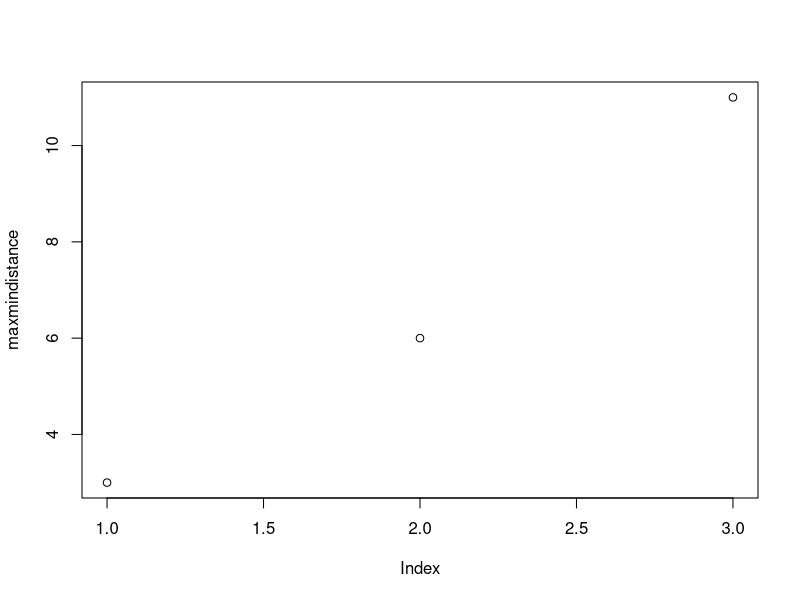
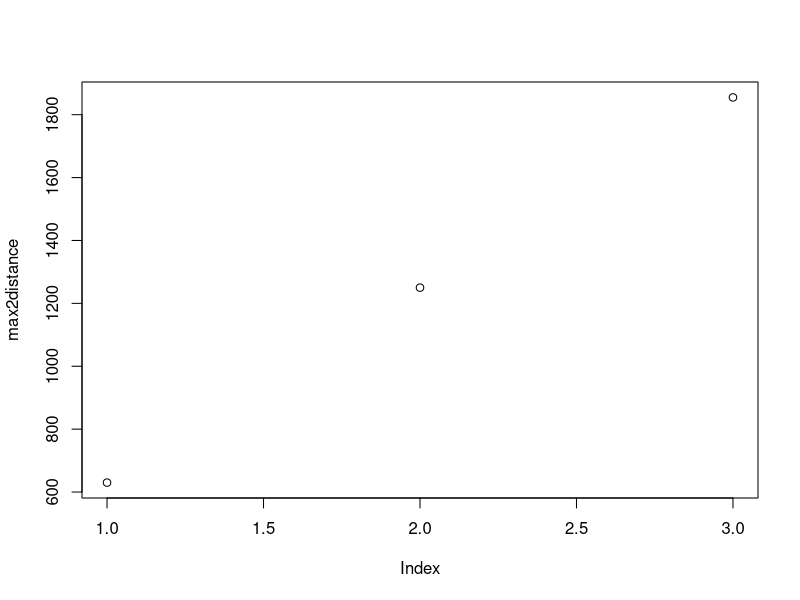
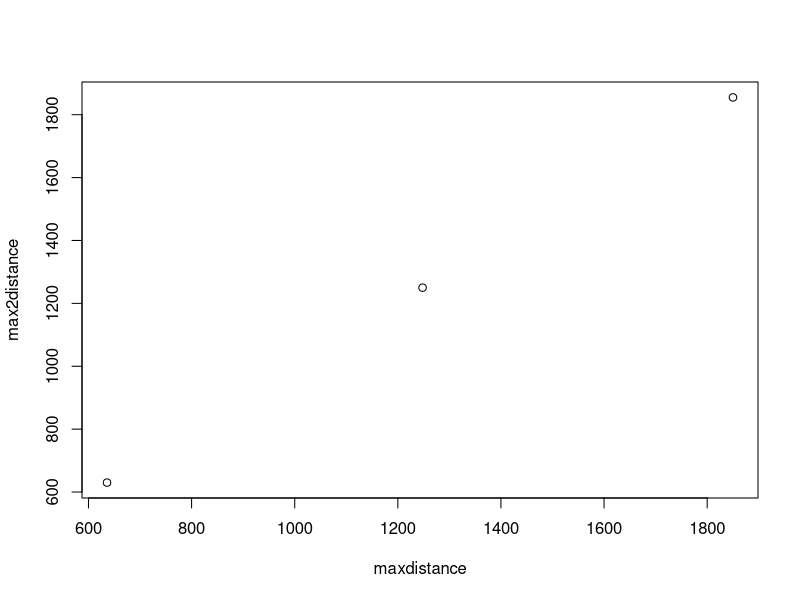

Write the R code that produced these figures, in order.
#Goal-Using genetic algorithms we seek to evolve sets of HIV alleles, represented by binary sequences, so that minimum distance between a 
# any pair of alleles is maximized.   
#This question is relevant to immunologists looking for similarities between HIV strains that aren't related by recombinations. 
#It's also relevant to computer science folks looking for to maximize minimum distance between codewords with a prescribed length. 


#S1 Functions, and Priliminaries- population, fitness functions, mutation function

#population- A function to make initial population for genetic alg. The parameters are
#nloci- number of loci, nalleles-number of alleles, and popsize- population size.  
#An individual in this population is a matrix dim(nalleles*nloci) 
#In order to efficiently perform the genetic algorthm the matrix-individual- 
#is flattened into a vector of size-nalleles*nloci


population<-function(nloci,nalleles,popsize) {
  
  pop<-list()
  for (j in 1:popsize) {
    a<-sample(c(0,1),nloci*nalleles,replace = TRUE)
     pop[[length(pop)+1]]<-a
      }
  return(pop)
}


#"matdis" fitness function 1- outputs the hamming distance between each pair of alleles.
matdis<-function(data,nloci,nalleles) {
  suma<-c()
  for (i in 0:(nalleles-2)){
    for (j in (i+1):(nalleles-1)) {
      a<-c()
      for (k in 1:nloci) {
       a[length(a)+1]<-abs(data[nloci*i+k]- data[nloci*j+k])
      }
      
      suma[length(suma)+1]<-sum(a)
    }
  }
  return(suma)
}


#mutate-function causes an individuals alleles to change, with a given probability of .2
mutate<-function(data,nloci,nalleles) {
  for (j in 1:nalleles*nloci) {          #number of positions to mutate
    coin<-rbinom(1,1,.2)
    if (coin==1){
      if(data[j]==0) {
        data[j]<-1 }
      else {data[j]<-0}
    }
  }
  return(data)
}



#S2  TWO GENETIC ALGORITHMS
#genalg<- The genetic algorithm function.  Use population list as input.
##score and sumscore outputs give a mode for determining fitness by 
#1) taking individuals with sum of pw differences  (scores)
#or 2) taking individuals that maximize the minimum differences between scores (sumScore) 

 
genAlgTotalPWDiff<-function(data,nloci,nalleles,generations) {

avgdist<-c()
maxdist<-c()
mindist<-c()
p4<-data
for (i in 1:generations) {    #loop on generations
  
  p4<-lapply(p4,mutate,nloci,nalleles)      #mutate
  score<-lapply(p4,matdis,nloci,nalleles)  #score-list of pairwise differences btwn alleles for each individual 
  
  sumScore<-lapply(score,sum)  #sum score-  sums pw differences btwn alleles (scores) for each individual.
  
  sumScore<-unlist(sumScore)
  
  #we collect this data, which is based on the goal #1 of the function. 
  avgdist<-append(avgdist,mean(unlist(sumScore)))
  maxdist<-append(maxdist,max(unlist(sumScore)))
  mindist<-append(mindist,min(unlist(sumScore)))
  
  #fitness function determined by sumScore- which is the total pw difference of an individual. 
 #scoreVector-a vector that weights fit individuals based on total pw difference btwn pairs of alleles
  
  scoreVector<-c()
  for (i in 1:length(score)) {
    if(sumScore[i]==0) {
      next
    }
    scoreVector<-append(scoreVector,c(rep(i,sumScore[i])))
  }
  
  sc<-sample(scoreVector,length(p4))    #sample,  without replacement, from the scorevector to get number of copies of individuals   
  newList<-list()
  for (j in 1:length(sc)) {
    newList[[length(newList)+1]]<-p4[[sc[j]]]
  }
  p4<-newList  
  
}
 
 resultsdf<-data.frame(avgdist,maxdist,mindist)
  return(resultsdf)
}



#genAlgMaxMin- the fitness function is derived by taking the min of pw diff btwn alleles of an individual

scoreGTZero<-function(data) {
  positiveSet<-subset(data,data>0)
  return(positiveSet)
}


genAlgMaxMin<-function(data,nloci,nalleles,generations) {
  keys<-c(1:length(data))
  
  maxmindist<-c()
  maxdist<-c()
  p4<-data
  for (i in 1:generations) {    #loop on generations
    
    p4<-lapply(p4,mutate,nloci,nalleles)      #mutate
    score<-lapply(p4,matdis,nloci,nalleles)  #score-list of pairwise differences btwn alleles for each individual 
    scoreNotZero<-lapply(score,scoreGTZero)  #take out zero pw differences btwn alleles for individuals
    sumScore<-lapply(score,sum)  
  #make a df for the minScores gt zero
    minScore<-lapply(scoreNotZero,min)  #min score-takes min pw differences btwn alleles (scores) for each individual.
    minScore<-unlist(minScore)
    
    minScoredf<-data.frame(keys,minScore)
    minScoredf<-minScoredf[order(minScoredf[,2],decreasing = TRUE),]
    minScoredf<-minScoredf[1:floor(length(data)/2),]
  
    #we collect this data, which is based on the goal #1 of the function. 
    maxmindist<-append(maxmindist,max(minScore))
    maxdist<-append(maxdist,max(unlist(sumScore)))
    
    #fitness function determined by sumScore- which is the total pw difference of an individual. 
    #scoreVector-a vector that weights fit individuals based on total pw difference btwn pairs of alleles
    
    scoreVector<-c()
    for (i in 1:nrow(minScoredf)) {
      if(minScoredf[i,2]==0) {
        next
      }
      scoreVector<-append(scoreVector,c(rep(minScoredf[i,1],nalleles*minScoredf[i,2])))
    }
    
    sc<-sample(scoreVector,length(p4))    #sample,  without replacement, from the scorevector to get number of copies of individuals   
    newList<-list()
    for (j in 1:length(sc)) {
      newList[[length(newList)+1]]<-p4[[sc[j]]]
    }
    p4<-newList  
    
  }
  
  resultsdf<-data.frame(maxmindist,maxdist)
  return(resultsdf)
}


#genAlgMaxMin Test  - 
#Hold nalleles fixed and increase number of loci.
#output the max of the set of total distances 
#and the max of the minimum pw distances between alleles

maxmindistance<-c()
max2distance<-c()
lociSeq<-seq(10,30,10)
lociSeq
for (i in lociSeq)  {
  p1<-population(i,16,100)
  p1Evolve<-genAlgMaxMin(p1,i,16,10) 
  print(p1Evolve)
  maxmindistance[length(maxmindistance)+1]<-max(p1Evolve[,1])
  max2distance[length(max2distance)+1]<-max(p1Evolve[,2])
  
  }


plot(maxmindistance)
plot(max2distance)

#genAlgTotalPWDistance Test 
#Hold nalleles fixed and increase number of loci.
#output the max of the set of total distances 

maxdistance<-c()
lociSeq<-seq(10,30,10)

for (i in lociSeq)  {
  p2<-population(i,16,100)
  p2Evolve<-genAlgTotalPWDiff(p2,i,16,10) 
  print(p2Evolve)
  maxdistance[length(maxdistance)+1]<-max(p2Evolve[,2])
  
}


maxdistance

#Compare output of genetic algorithms

plot(maxdistance,max2distance)


